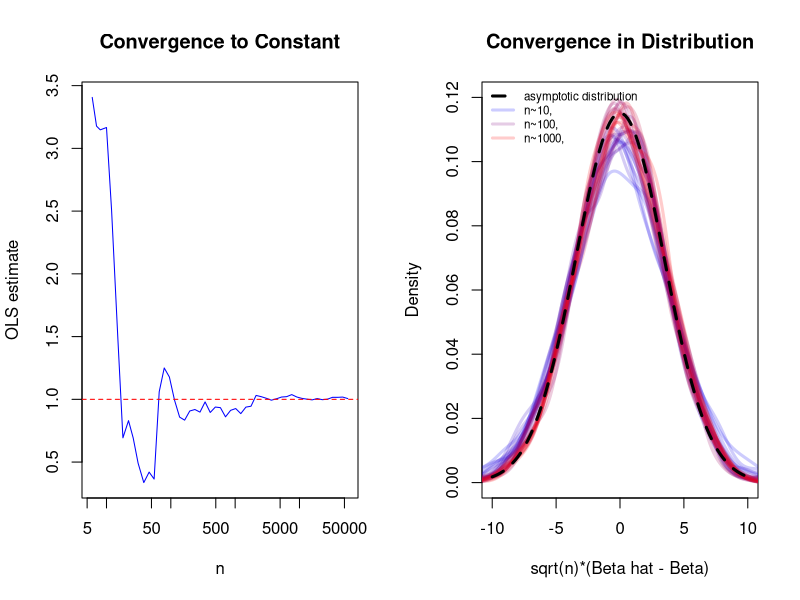
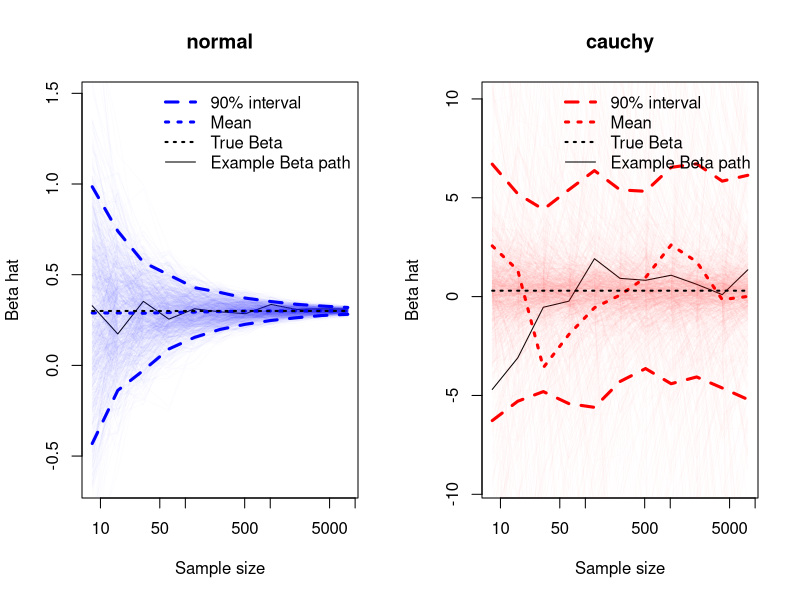

These figures' R source, in order:
## ---- chunk 1
knitr::opts_chunk$set(echo = FALSE, message=FALSE, warning=FALSE)
## ---- chunk 2
rm(list=ls())
set.seed(1000)

## Convergence to constant ##
N=1.2^60
ns = floor(1.2^(10:60))
x = runif(N)
y = x + rnorm(N)
dat1 = data.frame(x,y)
sim1 = cbind(n = ns, betas = sapply(ns, function(n) as.vector(lm(y ~ x, data=dat1[1:n,])$coef["x"])))

par(mfrow=c(1,2))
plot(sim1, type="l", log="x", ylab="OLS estimate", main="Convergence to Constant",col="blue")
abline(h=1, lty=2,col="red")

## Convergence to distribution ##
ns = floor(1.2^(10:40))
get.betas.1 = function(){
  N=1.2^40
  x = runif(N)
  y = x + rnorm(N)
  dat2=data.frame(x,y)
  sapply(ns, function(n) as.vector(lm(y ~ x, data=dat2[1:n,])$coef["x"]))
}
results.1 = replicate(1000, get.betas.1())
results.dist = (results.1-1)*sqrt(ns)

plot(0, type="n", xlab="sqrt(n)*(Beta hat - Beta)", ylab="Density", main="Convergence in Distribution",
     xlim=c(-10,10), ylim=c(-0,.12))
for (d in 1:length(ns)) lines(density(results.dist[d,]), col=rgb(d/length(ns),0,1-d/length(ns),.2), lwd=3)
curve(dnorm(x, sd=sqrt(12)), add=T, lwd=3, lty=2)
legend("topleft", legend=c("asymptotic distribution","n~10,","n~100,","n~1000,"),
       col=c("black",rgb(0,0,1,.2),rgb(.5,0,.5,.2),rgb(1,0,0,.2)), lty=c(2,1,1,1), lwd=rep(3,4),
       bty = "n", cex=.7)
## ---- chunk 3
library(knitr)
rm(list=ls())
set.seed(1234)

get.betas = function(){
  N=2^13
  ns = 2^(3:13)
  x = rnorm(N)
  err = cbind(normal=rnorm(N), cauchy=rcauchy(N))
  y = 0.8 + 0.3*x + err
  dat = data.frame(y, x)
  cbind(n = ns,
        normal = sapply(ns, function(n) as.vector(lm(normal ~ x, data = dat[1:n,])$coef["x"])),
        cauchy = sapply(ns, function(n) as.vector(lm(cauchy ~ x, data = dat[1:n,])$coef["x"])))
}

results = replicate(1000, get.betas())

types = c("normal", "cauchy")
results.tab = cbind(apply(results, c(1,2), mean), apply(results, c(1,2), sd)[,-1])
colnames(results.tab) = c("n", paste(rep(types,2),rep(c("mean","sd"),each=2),sep="."))

kable(results.tab, digits = 3, caption = "Table 1: OLS Estimates")
## ---- chunk 4
### Plot ###
color.names = c("blue","red")
color.rbg = c(rgb(0,0,1,0.01),rgb(1,0,0,0.01))

par(mfrow=c(1,2))
for (t in 1:length(types)){
  bands = t(sapply(1:dim(results)[1], function(x) quantile(results[x,types[t],], c(.05,.95))))
  means = apply(results[,types[t],], 1, mean)
  plot(0, type="n", xlab="Sample size", ylab="Beta hat", main=types[t],
       ylim=range(bands)*1.5, xlim=c(8,max(results[,"n",])), log="x")
  lines(results[,c("n",types[t]),1], type="l") # One simulation set of N
  for(i in 2:dim(results)[3]) lines(results[,c("n",types[t]),i], type="l", col=color.rbg[t]) # Each sim
  for(b in 1:2) lines(results[,"n",1], bands[,b], lty=2, lwd=3, col=color.names[t]) # Interval
  lines(results[,"n",1], means, lty=3, lwd=3, col=color.names[t]) # Means
  lines(cbind(results[,"n",1],.3), lty=3, lwd=2) # True Beta
  legend("topright", legend=c("90% interval","Mean","True Beta","Example Beta path"), col=c(rep(color.names[t],2),rep("black",2)), lty=c(2,3,3,1), lwd=c(3,3,2,1), bty = "n")
}
## ---- chunk 5
kable(cbind(stat=c("mean","SD"),round(apply(results[,2:3,1], 2, function(x) c(mean(x),sd(x))),3)), caption="Table 2: OLS Estimates")
